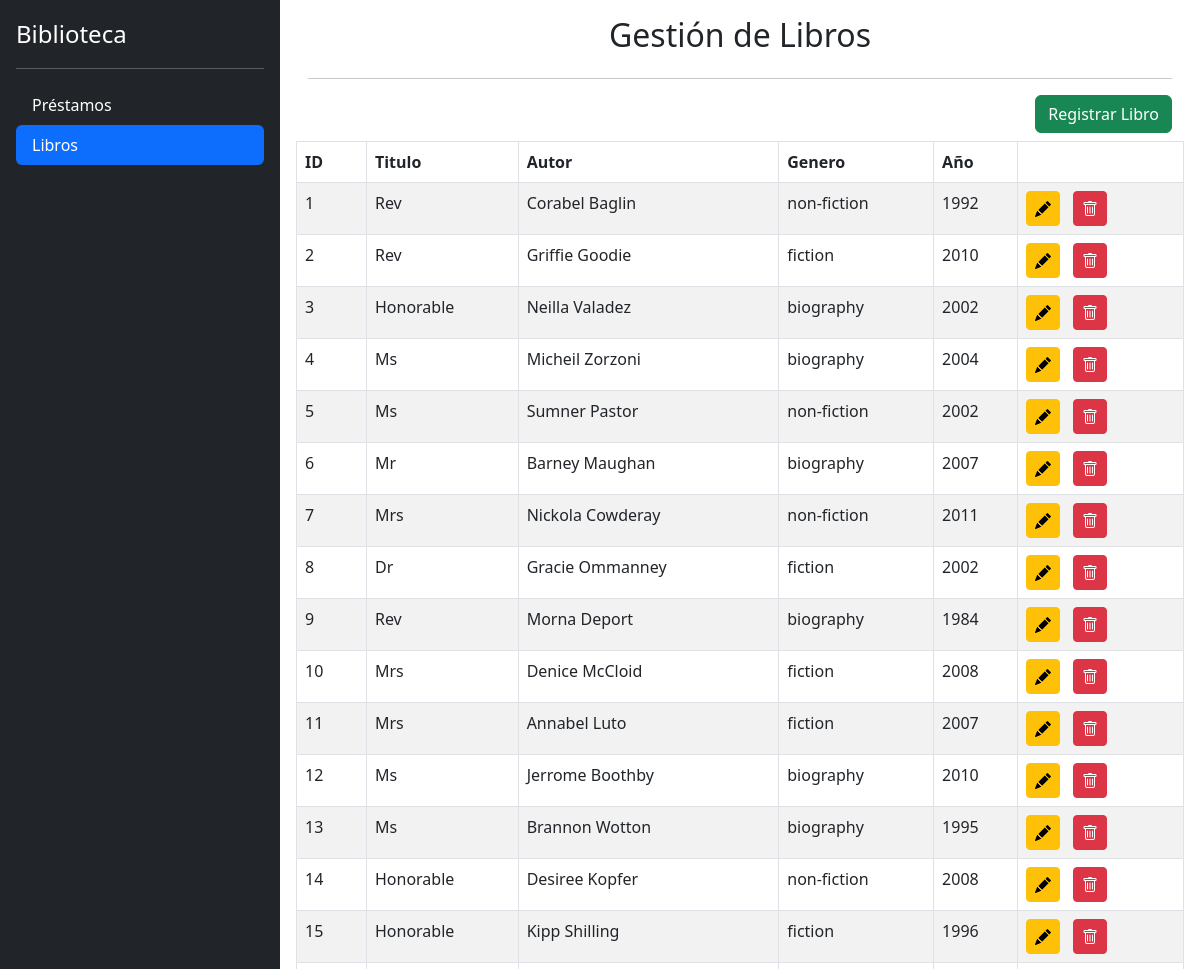
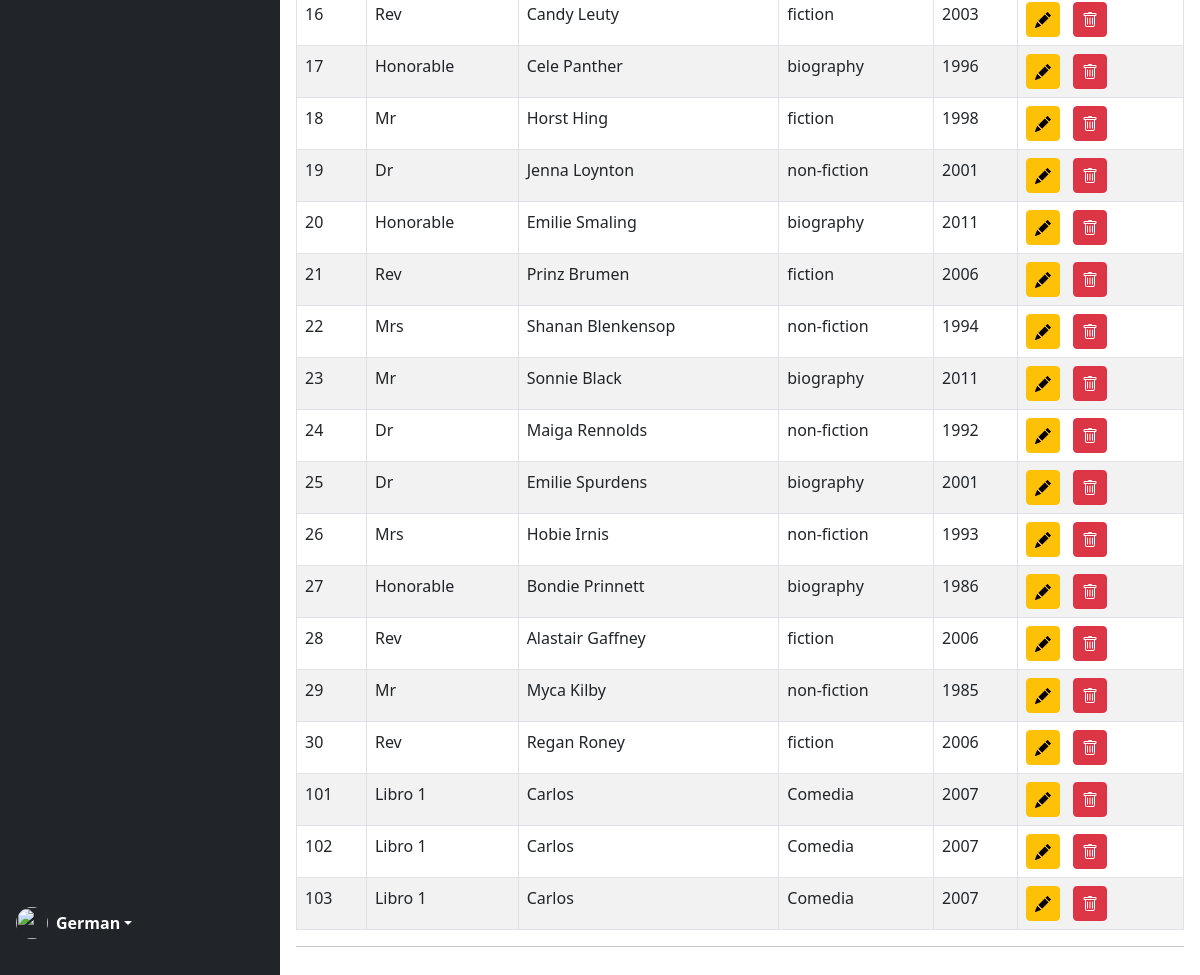
/vistas/libros.php (signed in), run on the app's committed database (2 pictures, top to bottom).
### tables this page shows
CREATE TABLE `libros` (
  `id` int(11) NOT NULL,
  `titulo` varchar(255) DEFAULT NULL,
  `autor` varchar(255) DEFAULT NULL,
  `genero` varchar(255) DEFAULT NULL,
  `anio` int(11) DEFAULT NULL
);

### controlador/controlador.php (called while the page is built, shortened)
<?php
include ('../modelos/clslibro.php');
function getLibros(){
    try {
        $conn =  connDB();
        $sql = "SELECT * FROM libros";
        $resultado = $conn->query($sql);
        $listaLibros = array();
        while ($fila = $resultado->fetch_assoc()) {
            $libro = new Libro($fila['id'], $fila['titulo'], $fila['autor'], $fila['genero'], $fila['anio']);
            $listaLibros[] = $libro;
        }
        return $listaLibros;
    } catch (Exception $e) {
        return $e->getMessage();
    }
}
?>

### modelos/clslibro.php (called while the page is built, shortened)
<?php
class Libro{
    private $id;
    private $titulo;
    private $autor;
    private $genero;
    private $anio;
    public function __construct($pId, $pTitulo, $pAutor, $pGenero, $pAnio){
        $this->id = $pId;
        $this->titulo = $pTitulo;
        $this->autor = $pAutor;
        $this->genero = $pGenero;
        $this->anio = $pAnio;
    }
    public function getId(){
        return $this->id;
    }
    public function getTitulo(){
        return $this->titulo;
    }
    public function getAutor(){
        return $this->autor;
    }
    public function getGenero(){
        return $this->genero;
    }
    public function getAnio(){
        return $this->anio;
    }
}
?>

### vistas/libros.php (the view, shortened to what this page needs)
<?php
require('../controlador/controlador.php');
?>
<!DOCTYPE html>
<html lang="en">
<head>
  <?php include '../layout/head.php';?>
</head>
<body>
  <main class="d-flex flex-nowrap">
    <?php include '../layout/sidebar.php';?>
    <div class="d-flex flex-column p-3 w-100 frame">
        <div class="container">
            <div class="row">
              <h2 class="text-center">Gestión de Libros</h2>
            </div>
            <hr>
            <div class="row">
              <div class="d-grid gap-2 d-md-flex justify-content-md-end">
                <a href="libros-crear.php" class="btn btn-success mb-2">Registrar Libro</a>
              </div>
            </div>
            <div class="row">
              <table class="table table-striped table-bordered">
                <thead>
                  <tr>
                    <th scope="col">ID</th>
                    <th scope="col">Titulo</th>
                    <th scope="col">Autor</th>
                    <th scope="col">Genero</th>
                    <th scope="col">Año</th>
                    <th scope="col"></th>
                  </tr>
                </thead>
                <tbody>
                  <?php
                  $libros = getLibros();
                  foreach ($libros as $libro) {
                  ?>
                    <tr>
                      <td><?=$libro->getId()?></td>
                      <td><?=$libro->getTitulo()?></td>
                      <td><?=$libro->getAutor()?></td>
                      <td><?=$libro->getGenero()?></td>
                      <td><?=$libro->getAnio()?></td>
                      <td>
                          <button class="btn btn-warning btn-sm pb-2">
                          </button>
                          <button class="btn btn-danger btn-sm pb-2 mx-2">
                          </button>
                      </td>
                    </tr>
                  <?php
                  }
                  ?>
                </tbody>
              </table>
              <hr>
            </div>
        </div>
    </div>
  </main>
</body>
</html>

### css/style.css (style rules this page uses)
body { min-height: 100vh; min-height: -webkit-fill-available; }
html { height: -webkit-fill-available; }
main { height: 100vh; height: -webkit-fill-available; max-height: 100vh; overflow-x: auto; overflow-y: hidden; }
.frame { overflow-y: auto; }

### data on the page
libros: id "1", titulo "Rev", autor "Corabel Baglin", genero "non-fiction", anio "1992"
libros: id "2", titulo "Rev", autor "Griffie Goodie", genero "fiction", anio "2010"
libros: id "3", titulo "Honorable", autor "Neilla Valadez", genero "biography", anio "2002"
libros: id "4", titulo "Ms", autor "Micheil Zorzoni", genero "biography", anio "2004"
libros: id "5", titulo "Ms", autor "Sumner Pastor", genero "non-fiction", anio "2002"
libros: id "6", titulo "Mr", autor "Barney Maughan", genero "biography", anio "2007"
libros: id "7", titulo "Mrs", autor "Nickola Cowderay", genero "non-fiction", anio "2011"
libros: id "8", titulo "Dr", autor "Gracie Ommanney", genero "fiction", anio "2002"
libros: id "9", titulo "Rev", autor "Morna Deport", genero "biography", anio "1984"
libros: id "10", titulo "Mrs", autor "Denice McCloid", genero "fiction", anio "2008"
libros: id "11", titulo "Mrs", autor "Annabel Luto", genero "fiction", anio "2007"
libros: id "12", titulo "Ms", autor "Jerrome Boothby", genero "biography", anio "2010"
libros: id "13", titulo "Ms", autor "Brannon Wotton", genero "biography", anio "1995"
libros: id "14", titulo "Honorable", autor "Desiree Kopfer", genero "non-fiction", anio "2008"
libros: id "15", titulo "Honorable", autor "Kipp Shilling", genero "fiction", anio "1996"
libros: id "16", titulo "Rev", autor "Candy Leuty", genero "fiction", anio "2003"
libros: id "17", titulo "Honorable", autor "Cele Panther", genero "biography", anio "1996"
libros: id "18", titulo "Mr", autor "Horst Hing", genero "fiction", anio "1998"
libros: id "19", titulo "Dr", autor "Jenna Loynton", genero "non-fiction", anio "2001"
libros: id "20", titulo "Honorable", autor "Emilie Smaling", genero "biography", anio "2011"
libros: id "21", titulo "Rev", autor "Prinz Brumen", genero "fiction", anio "2006"
libros: id "22", titulo "Mrs", autor "Shanan Blenkensop", genero "non-fiction", anio "1994"
libros: id "23", titulo "Mr", autor "Sonnie Black", genero "biography", anio "2011"
libros: id "24", titulo "Dr", autor "Maiga Rennolds", genero "non-fiction", anio "1992"
libros: id "25", titulo "Dr", autor "Emilie Spurdens", genero "biography", anio "2001"
libros: id "26", titulo "Mrs", autor "Hobie Irnis", genero "non-fiction", anio "1993"
libros: id "27", titulo "Honorable", autor "Bondie Prinnett", genero "biography", anio "1986"
libros: id "28", titulo "Rev", autor "Alastair Gaffney", genero "fiction", anio "2006"
libros: id "29", titulo "Mr", autor "Myca Kilby", genero "non-fiction", anio "1985"
libros: id "30", titulo "Rev", autor "Regan Roney", genero "fiction", anio "2006"
libros: id "101", titulo "Libro 1", autor "Carlos", genero "Comedia", anio "2007"
libros: id "102", titulo "Libro 1", autor "Carlos", genero "Comedia", anio "2007"
libros: id "103", titulo "Libro 1", autor "Carlos", genero "Comedia", anio "2007"

### other printed values
$_SESSION['nombre'] "German"
